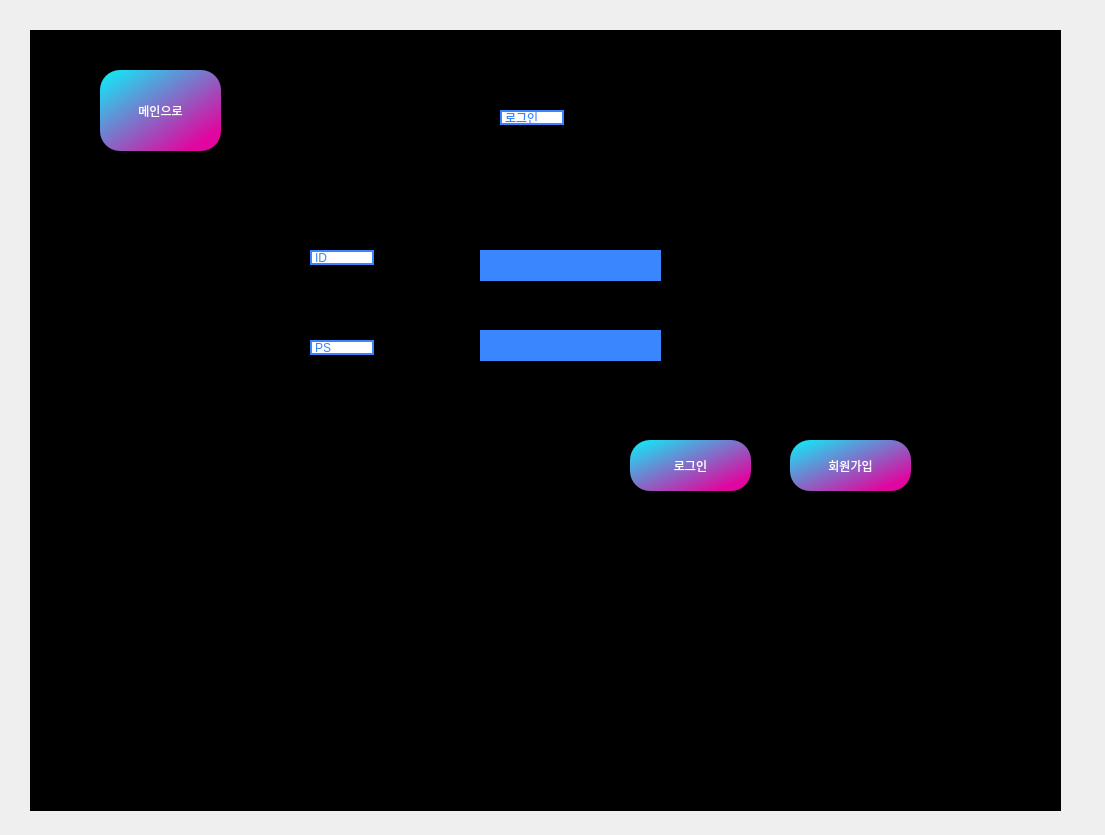
<?xml version="1.0" encoding="UTF-8"?>
<ui version="4.0">
 <class>Form</class>
 <widget class="QWidget" name="Form">
  <property name="geometry">
   <rect>
    <x>0</x>
    <y>0</y>
    <width>1105</width>
    <height>835</height>
   </rect>
  </property>
  <property name="windowTitle">
   <string>Form</string>
  </property>
  <widget class="QStackedWidget" name="stackedWidget">
   <property name="geometry">
    <rect>
     <x>30</x>
     <y>30</y>
     <width>1031</width>
     <height>781</height>
    </rect>
   </property>
   <property name="styleSheet">
    <string notr="true">background-color: rgb(0, 0, 0);</string>
   </property>
   <property name="currentIndex">
    <number>1</number>
   </property>
   <widget class="QWidget" name="page">
    <widget class="QLabel" name="label">
     <property name="geometry">
      <rect>
       <x>303</x>
       <y>40</y>
       <width>491</width>
       <height>91</height>
      </rect>
     </property>
     <property name="text">
      <string>                                          회원가입</string>
     </property>
    </widget>
    <widget class="QLabel" name="label_2">
     <property name="geometry">
      <rect>
       <x>200</x>
       <y>210</y>
       <width>64</width>
       <height>15</height>
      </rect>
     </property>
     <property name="text">
      <string>ID</string>
     </property>
    </widget>
    <widget class="QLabel" name="label_3">
     <property name="geometry">
      <rect>
       <x>200</x>
       <y>300</y>
       <width>64</width>
       <height>15</height>
      </rect>
     </property>
     <property name="text">
      <string>PS</string>
     </property>
    </widget>
    <widget class="QLabel" name="label_4">
     <property name="geometry">
      <rect>
       <x>200</x>
       <y>380</y>
       <width>64</width>
       <height>15</height>
      </rect>
     </property>
     <property name="text">
      <string>PS look</string>
     </property>
    </widget>
    <widget class="QLineEdit" name="id_join">
     <property name="geometry">
      <rect>
       <x>370</x>
       <y>200</y>
       <width>391</width>
       <height>41</height>
      </rect>
     </property>
    </widget>
    <widget class="QLineEdit" name="ps_join">
     <property name="geometry">
      <rect>
       <x>370</x>
       <y>290</y>
       <width>391</width>
       <height>41</height>
      </rect>
     </property>
    </widget>
    <widget class="QLineEdit" name="ps_look">
     <property name="geometry">
      <rect>
       <x>370</x>
       <y>370</y>
       <width>391</width>
       <height>41</height>
      </rect>
     </property>
    </widget>
    <widget class="QPushButton" name="join_btn">
     <property name="geometry">
      <rect>
       <x>740</x>
       <y>510</y>
       <width>151</width>
       <height>81</height>
      </rect>
     </property>
     <property name="text">
      <string>join</string>
     </property>
    </widget>
    <widget class="QLabel" name="label_8">
     <property name="geometry">
      <rect>
       <x>190</x>
       <y>460</y>
       <width>64</width>
       <height>15</height>
      </rect>
     </property>
     <property name="text">
      <string>이름</string>
     </property>
    </widget>
    <widget class="QLineEdit" name="name_join">
     <property name="geometry">
      <rect>
       <x>370</x>
       <y>450</y>
       <width>391</width>
       <height>41</height>
      </rect>
     </property>
    </widget>
    <widget class="QPushButton" name="move_login">
     <property name="geometry">
      <rect>
       <x>920</x>
       <y>30</y>
       <width>93</width>
       <height>51</height>
      </rect>
     </property>
     <property name="text">
      <string>GO 로그인</string>
     </property>
    </widget>
   </widget>
   <widget class="QWidget" name="page_2">
    <widget class="QLabel" name="label_5">
     <property name="geometry">
      <rect>
       <x>470</x>
       <y>80</y>
       <width>64</width>
       <height>15</height>
      </rect>
     </property>
     <property name="styleSheet">
      <string notr="true">color: rgb(58, 134, 255);
	background-color: white;
	border: 2px solid rgb(58, 134, 255);</string>
     </property>
     <property name="text">
      <string>로그인</string>
     </property>
    </widget>
    <widget class="QLabel" name="label_6">
     <property name="geometry">
      <rect>
       <x>280</x>
       <y>220</y>
       <width>64</width>
       <height>15</height>
      </rect>
     </property>
     <property name="styleSheet">
      <string notr="true">color: rgb(58, 134, 255);
	background-color: white;
	border: 2px solid rgb(58, 134, 255);</string>
     </property>
     <property name="text">
      <string>ID</string>
     </property>
    </widget>
    <widget class="QLabel" name="label_7">
     <property name="geometry">
      <rect>
       <x>280</x>
       <y>310</y>
       <width>64</width>
       <height>15</height>
      </rect>
     </property>
     <property name="styleSheet">
      <string notr="true">color: rgb(58, 134, 255);
	background-color: white;
	border: 2px solid rgb(58, 134, 255);</string>
     </property>
     <property name="text">
      <string>PS</string>
     </property>
    </widget>
    <widget class="QLineEdit" name="id_2">
     <property name="geometry">
      <rect>
       <x>450</x>
       <y>220</y>
       <width>181</width>
       <height>31</height>
      </rect>
     </property>
     <property name="styleSheet">
      <string notr="true">color: white;
	background-color: rgb(58, 134, 255);
	border-radius: 20px;</string>
     </property>
     <property name="text">
      <string/>
     </property>
    </widget>
    <widget class="QLineEdit" name="ps_2">
     <property name="geometry">
      <rect>
       <x>450</x>
       <y>300</y>
       <width>181</width>
       <height>31</height>
      </rect>
     </property>
     <property name="styleSheet">
      <string notr="true">color: white;
	background-color: rgb(58, 134, 255);
	border-radius: 20px;</string>
     </property>
    </widget>
    <widget class="QPushButton" name="login_action">
     <property name="geometry">
      <rect>
       <x>600</x>
       <y>410</y>
       <width>121</width>
       <height>51</height>
      </rect>
     </property>
     <property name="styleSheet">
      <string notr="true">color: white;
	background-color: qlineargradient(spread:pad, x1:0, y1:0, x2:0.857143, y2:0.857955, stop:0 rgba(10, 242, 251, 255), stop:1 rgba(224, 6, 159, 255));
	border-radius: 20px;</string>
     </property>
     <property name="text">
      <string>로그인</string>
     </property>
    </widget>
    <widget class="QPushButton" name="join_page">
     <property name="geometry">
      <rect>
       <x>760</x>
       <y>410</y>
       <width>121</width>
       <height>51</height>
      </rect>
     </property>
     <property name="styleSheet">
      <string notr="true">color: white;
	background-color: qlineargradient(spread:pad, x1:0, y1:0, x2:0.857143, y2:0.857955, stop:0 rgba(10, 242, 251, 255), stop:1 rgba(224, 6, 159, 255));
	border-radius: 20px;</string>
     </property>
     <property name="text">
      <string>회원가입</string>
     </property>
    </widget>
    <widget class="QPushButton" name="main_btn">
     <property name="geometry">
      <rect>
       <x>70</x>
       <y>40</y>
       <width>121</width>
       <height>81</height>
      </rect>
     </property>
     <property name="styleSheet">
      <string notr="true">color: white;
	background-color: qlineargradient(spread:pad, x1:0, y1:0, x2:0.857143, y2:0.857955, stop:0 rgba(10, 242, 251, 255), stop:1 rgba(224, 6, 159, 255));
	border-radius: 20px;</string>
     </property>
     <property name="text">
      <string>메인으로</string>
     </property>
    </widget>
   </widget>
  </widget>
 </widget>
 <resources/>
 <connections/>
</ui>
